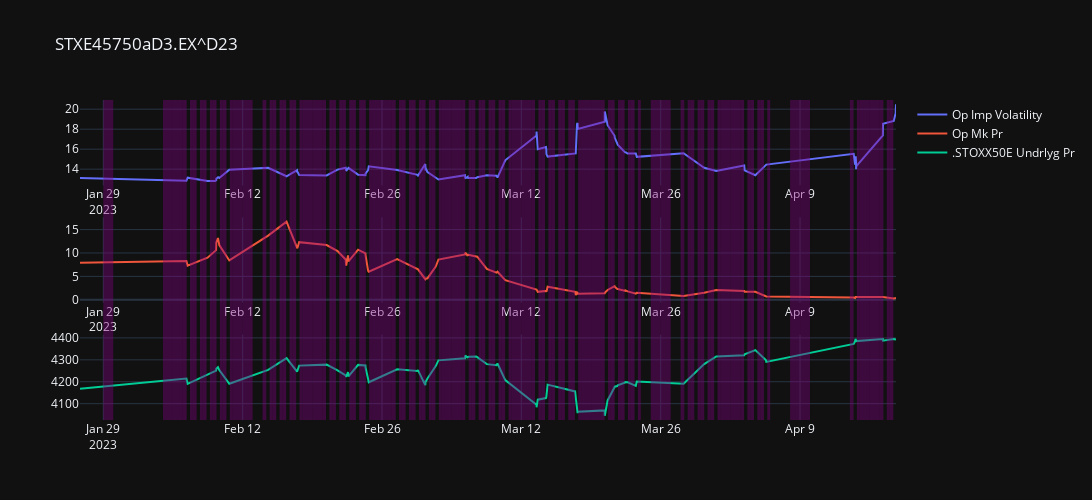

The notebook cell this image was saved under:
### Code cell
IIVNGIPAC_exp_optn_AT_test3.graph(mrkt_exhng_open_time='9:00', mrkt_exhng_close_time='17:00').stack3().fig

### Figure 1 — Plotly figure (JSON) as saved in the notebook; plotly's stock layout.template omitted (floating-point values rounded to 4 significant figures)
{"data": [{"name": "Op Imp Volatility", "type": "scatter", "x": ["2023-01-26T15:50:00", "2023-02-06T08:20:00", "2023-02-06T11:20:00", "2023-02-08T11:20:00", "2023-02-09T08:00:00", "2023-02-09T08:10:00", "2023-02-09T08:20:00", "2023-02-09T12:30:00", "2023-02-09T12:50:00", "2023-02-09T15:40:00", "2023-02-10T15:50:00", "2023-02-14T13:30:00", "2023-02-16T09:50:00", "2023-02-17T11:10:00", "2023-02-17T11:30:00", "2023-02-17T11:50:00", "2023-02-17T16:20:00", "2023-02-20T10:30:00", "2023-02-21T12:50:00", "2023-02-22T08:20:00", "2023-02-22T09:40:00", "2023-02-22T14:00:00", "2023-02-22T15:10:00", "2023-02-23T14:20:00", "2023-02-24T08:00:00", "2023-02-24T08:10:00", "2023-02-24T14:30:00", "2023-02-24T16:10:00", "2023-02-27T12:30:00", "2023-03-01T13:30:00", "2023-03-01T14:50:00", "2023-03-02T08:20:00", "2023-03-02T09:00:00", "2023-03-02T09:10:00", "2023-03-02T13:40:00", "2023-03-03T08:40:00", "2023-03-03T09:30:00", "2023-03-03T16:10:00", "2023-03-06T08:10:00", "2023-03-06T08:40:00", "2023-03-06T14:40:00", "2023-03-06T15:00:00", "2023-03-06T15:10:00", "2023-03-06T15:50:00", "2023-03-07T11:00:00", "2023-03-07T13:40:00", "2023-03-08T12:40:00", "2023-03-09T11:50:00", "2023-03-09T14:30:00", "2023-03-10T09:10:00", "2023-03-13T12:30:00", "2023-03-13T12:40:00", "2023-03-13T15:40:00", "2023-03-14T11:20:00", "2023-03-14T12:10:00", "2023-03-14T12:30:00", "2023-03-14T15:20:00", "2023-03-17T09:30:00", "2023-03-17T11:10:00", "2023-03-17T14:10:00", "2023-03-17T15:40:00", "2023-03-17T16:20:00", "2023-03-20T09:00:00", "2023-03-20T09:10:00", "2023-03-20T16:00:00", "2023-03-21T08:40:00", "2023-03-21T09:00:00", "2023-03-21T15:20:00", "2023-03-21T16:20:00", "2023-03-22T10:30:00", "2023-03-22T10:40:00", "2023-03-22T10:50:00", "2023-03-22T16:20:00", "2023-03-23T12:00:00", "2023-03-23T14:20:00", "2023-03-28T07:10:00", "2023-03-30T08:50:00", "2023-03-31T14:00:00", "2023-04-03T09:20:00", "2023-04-03T09:30:00", "2023-04-03T10:20:00", "2023-04-04T12:10:00", "2023-04-05T13:30:00", "2023-04-05T14:40:00", "2023-04-14T09:10:00", "2023-04-14T12:40:00", "2023-04-14T13:50:00", "2023-04-14T14:20:00", "2023-04-14T14:40:00", "2023-04-14T15:00:00", "2023-04-14T15:10:00", "2023-04-14T15:20:00", "2023-04-17T07:40:00", "2023-04-17T08:00:00", "2023-04-18T09:50:00", "2023-04-18T14:30:00", "2023-04-18T15:20:00"], "xaxis": "x", "y": [13.12, 12.84, 13.14, 12.81, 12.82, 12.81, 13.04, 13.12, 13.19, 13.11, 13.95, 14.13, 13.29, 13.9, 13.76, 13.76, 13.41, 13.37, 13.96, 14.14, 13.83, 14.02, 14.13, 13.45, 13.4, 13.56, 13.9, 14.28, 13.91, 13.43, 13.36, 14.51, 13.88, 14.09, 13.71, 13.18, 13.23, 12.97, 13.39, 13.06, 13.24, 13.16, 13.04, 13.14, 13.11, 13.19, 13.4, 13.34, 13.16, 14.89, 17.37, 17.76, 16.0, 16.22, 15.96, 15.51, 15.26, 15.61, 15.57, 18.51, 18.61, 18.02, 18.75, 19.77, 18.4, 17.34, 17.16, 16.55, 16.46, 15.66, 15.73, 15.72, 15.56, 15.56, 15.23, 15.59, 14.13, 13.82, 14.37, 14.14, 13.87, 13.39, 14.32, 14.46, 15.54, 14.45, 14.61, 15.3, 15.16, 14.69, 14.0, 14.29, 17.38, 18.54, 18.81, 19.61, 20.49], "yaxis": "y"}, {"name": "Op Mk Pr", "type": "scatter", "x": ["2023-01-26T15:50:00", "2023-02-06T08:20:00", "2023-02-06T11:20:00", "2023-02-08T11:20:00", "2023-02-09T08:00:00", "2023-02-09T08:10:00", "2023-02-09T08:20:00", "2023-02-09T12:30:00", "2023-02-09T12:50:00", "2023-02-09T15:40:00", "2023-02-10T15:50:00", "2023-02-14T13:30:00", "2023-02-16T09:50:00", "2023-02-17T11:10:00", "2023-02-17T11:30:00", "2023-02-17T11:50:00", "2023-02-17T16:20:00", "2023-02-20T10:30:00", "2023-02-21T12:50:00", "2023-02-22T08:20:00", "2023-02-22T09:40:00", "2023-02-22T14:00:00", "2023-02-22T15:10:00", "2023-02-23T14:20:00", "2023-02-24T08:00:00", "2023-02-24T08:10:00", "2023-02-24T14:30:00", "2023-02-24T16:10:00", "2023-02-27T12:30:00", "2023-03-01T13:30:00", "2023-03-01T14:50:00", "2023-03-02T08:20:00", "2023-03-02T09:00:00", "2023-03-02T09:10:00", "2023-03-02T13:40:00", "2023-03-03T08:40:00", "2023-03-03T09:30:00", "2023-03-03T16:10:00", "2023-03-06T08:10:00", "2023-03-06T08:40:00", "2023-03-06T14:40:00", "2023-03-06T15:00:00", "2023-03-06T15:10:00", "2023-03-06T15:50:00", "2023-03-07T11:00:00", "2023-03-07T13:40:00", "2023-03-08T12:40:00", "2023-03-09T11:50:00", "2023-03-09T14:30:00", "2023-03-10T09:10:00", "2023-03-13T12:30:00", "2023-03-13T12:40:00", "2023-03-13T15:40:00", "2023-03-14T11:20:00", "2023-03-14T12:10:00", "2023-03-14T12:30:00", "2023-03-14T15:20:00", "2023-03-17T09:30:00", "2023-03-17T11:10:00", "2023-03-17T14:10:00", "2023-03-17T15:40:00", "2023-03-17T16:20:00", "2023-03-20T09:00:00", "2023-03-20T09:10:00", "2023-03-20T16:00:00", "2023-03-21T08:40:00", "2023-03-21T09:00:00", "2023-03-21T15:20:00", "2023-03-21T16:20:00", "2023-03-22T10:30:00", "2023-03-22T10:40:00", "2023-03-22T10:50:00", "2023-03-22T16:20:00", "2023-03-23T12:00:00", "2023-03-23T14:20:00", "2023-03-28T07:10:00", "2023-03-30T08:50:00", "2023-03-31T14:00:00", "2023-04-03T09:20:00", "2023-04-03T09:30:00", "2023-04-03T10:20:00", "2023-04-04T12:10:00", "2023-04-05T13:30:00", "2023-04-05T14:40:00", "2023-04-14T09:10:00", "2023-04-14T12:40:00", "2023-04-14T13:50:00", "2023-04-14T14:20:00", "2023-04-14T14:40:00", "2023-04-14T15:00:00", "2023-04-14T15:10:00", "2023-04-14T15:20:00", "2023-04-17T07:40:00", "2023-04-17T08:00:00", "2023-04-18T09:50:00", "2023-04-18T14:30:00", "2023-04-18T15:20:00"], "xaxis": "x2", "y": [7.9, 8.3, 7.3, 9, 10.6, 11, 12.2, 13.2, 13.1, 11.7, 8.4, 13.7, 16.7, 11.1, 11, 11, 12.3, 11.7, 10.4, 8.6, 7.3, 9.5, 8.2, 10.7, 9.9, 9.6, 6.2, 6, 8.7, 6.4, 6.5, 4.4, 4.4, 4.5, 4.6, 7, 7.1, 8.6, 9.7, 10.1, 9.4, 9.6, 9.6, 9.6, 9.3, 9.2, 6.6, 5.8, 6, 4.2, 2.2, 2.2, 1.7, 1.9, 1.8, 1.7, 2.8, 1.7, 1, 1.6, 1.5, 1.3, 1.4, 1.5, 2.1, 2.9, 2.8, 2.3, 2.3, 1.9, 2, 2, 1.8, 1.3, 1.5, 0.8, 1.5, 2.1, 1.9, 1.8, 1.7, 1.7, 0.8, 0.7, 0.5, 0.4, 0.6, 0.6, 0.6, 0.5, 0.5, 0.5, 0.5, 0.6, 0.3, 0.3, 0.4], "yaxis": "y2"}, {"name": ".STOXX50E Undrlyg Pr", "type": "scatter", "x": ["2023-01-26T15:50:00", "2023-02-06T08:20:00", "2023-02-06T11:20:00", "2023-02-08T11:20:00", "2023-02-09T08:00:00", "2023-02-09T08:10:00", "2023-02-09T08:20:00", "2023-02-09T12:30:00", "2023-02-09T12:50:00", "2023-02-09T15:40:00", "2023-02-10T15:50:00", "2023-02-14T13:30:00", "2023-02-16T09:50:00", "2023-02-17T11:10:00", "2023-02-17T11:30:00", "2023-02-17T11:50:00", "2023-02-17T16:20:00", "2023-02-20T10:30:00", "2023-02-21T12:50:00", "2023-02-22T08:20:00", "2023-02-22T09:40:00", "2023-02-22T14:00:00", "2023-02-22T15:10:00", "2023-02-23T14:20:00", "2023-02-24T08:00:00", "2023-02-24T08:10:00", "2023-02-24T14:30:00", "2023-02-24T16:10:00", "2023-02-27T12:30:00", "2023-03-01T13:30:00", "2023-03-01T14:50:00", "2023-03-02T08:20:00", "2023-03-02T09:00:00", "2023-03-02T09:10:00", "2023-03-02T13:40:00", "2023-03-03T08:40:00", "2023-03-03T09:30:00", "2023-03-03T16:10:00", "2023-03-06T08:10:00", "2023-03-06T08:40:00", "2023-03-06T14:40:00", "2023-03-06T15:00:00", "2023-03-06T15:10:00", "2023-03-06T15:50:00", "2023-03-07T11:00:00", "2023-03-07T13:40:00", "2023-03-08T12:40:00", "2023-03-09T11:50:00", "2023-03-09T14:30:00", "2023-03-10T09:10:00", "2023-03-13T12:30:00", "2023-03-13T12:40:00", "2023-03-13T15:40:00", "2023-03-14T11:20:00", "2023-03-14T12:10:00", "2023-03-14T12:30:00", "2023-03-14T15:20:00", "2023-03-17T09:30:00", "2023-03-17T11:10:00", "2023-03-17T14:10:00", "2023-03-17T15:40:00", "2023-03-17T16:20:00", "2023-03-20T09:00:00", "2023-03-20T09:10:00", "2023-03-20T16:00:00", "2023-03-21T08:40:00", "2023-03-21T09:00:00", "2023-03-21T15:20:00", "2023-03-21T16:20:00", "2023-03-22T10:30:00", "2023-03-22T10:40:00", "2023-03-22T10:50:00", "2023-03-22T16:20:00", "2023-03-23T12:00:00", "2023-03-23T14:20:00", "2023-03-28T07:10:00", "2023-03-30T08:50:00", "2023-03-31T14:00:00", "2023-04-03T09:20:00", "2023-04-03T09:30:00", "2023-04-03T10:20:00", "2023-04-04T12:10:00", "2023-04-05T13:30:00", "2023-04-05T14:40:00", "2023-04-14T09:10:00", "2023-04-14T12:40:00", "2023-04-14T13:50:00", "2023-04-14T14:20:00", "2023-04-14T14:40:00", "2023-04-14T15:00:00", "2023-04-14T15:10:00", "2023-04-14T15:20:00", "2023-04-17T07:40:00", "2023-04-17T08:00:00", "2023-04-18T09:50:00", "2023-04-18T14:30:00", "2023-04-18T15:20:00"], "xaxis": "x3", "y": [4168.0, 4215.0, 4191.0, 4230.0, 4250.0, 4255.0, 4259.0, 4266.0, 4263.0, 4253.0, 4191.0, 4254.0, 4308.0, 4246.0, 4250.0, 4250.0, 4274.0, 4278.0, 4251.0, 4229.0, 4221.0, 4244.0, 4225.0, 4277.0, 4274.0, 4266.0, 4213.0, 4198.0, 4257.0, 4249.0, 4253.0, 4184.0, 4205.0, 4200.0, 4215.0, 4271.0, 4271.0, 4297.0, 4307.0, 4320.0, 4309.0, 4313.0, 4316.0, 4314.0, 4315.0, 4312.0, 4280.0, 4275.0, 4283.0, 4207.0, 4095.0, 4083.0, 4118.0, 4126.0, 4130.0, 4140.0, 4187.0, 4156.0, 4120.0, 4065.0, 4057.0, 4064.0, 4069.0, 4045.0, 4115.0, 4175.0, 4177.0, 4180.0, 4183.0, 4197.0, 4198.0, 4199.0, 4197.0, 4181.0, 4201.0, 4190.0, 4280.0, 4316.0, 4321.0, 4323.0, 4326.0, 4345.0, 4299.0, 4291.0, 4373.0, 4384.0, 4395.0, 4386.0, 4388.0, 4389.0, 4390.0, 4385.0, 4395.0, 4387.0, 4394.0, 4392.0, 4392.0], "yaxis": "y3"}], "layout": {"autosize": false, "height": 500, "shapes": [{"fillcolor": "purple", "line": {"color": "purple", "width": 0}, "opacity": 0.4, "type": "rect", "x0": "2023-02-04T00:00:00", "x1": "2023-02-04T23:59:59", "xref": "x", "y0": 0, "y1": 1, "yref": "paper"}, {"fillcolor": "purple", "line": {"color": "purple", "width": 0}, "opacity": 0.4, "type": "rect", "x0": "2023-01-29T00:00:00", "x1": "2023-01-29T23:59:59", "xref": "x", "y0": 0, "y1": 1, "yref": "paper"}, {"fillcolor": "purple", "line": {"color": "purple", "width": 0}, "opacity": 0.4, "type": "rect", "x0": "2023-02-05T00:00:00", "x1": "2023-02-05T23:59:59", "xref": "x", "y0": 0, "y1": 1, "yref": "paper"}, {"fillcolor": "purple", "line": {"color": "purple", "width": 0}, "opacity": 0.4, "type": "rect", "x0": "2023-02-06T00:00:01", "x1": "2023-02-06T09:00:00", "xref": "x", "y0": 0, "y1": 1, "yref": "paper"}, {"fillcolor": "purple", "line": {"color": "purple", "width": 0}, "opacity": 0.4, "type": "rect", "x0": "2023-02-06T17:00:00", "x1": "2023-02-06T23:59:59", "xref": "x", "y0": 0, "y1": 1, "yref": "paper"}, {"fillcolor": "purple", "line": {"color": "purple", "width": 0}, "opacity": 0.4, "type": "rect", "x0": "2023-02-07T00:00:01", "x1": "2023-02-07T09:00:00", "xref": "x", "y0": 0, "y1": 1, "yref": "paper"}, {"fillcolor": "purple", "line": {"color": "purple", "width": 0}, "opacity": 0.4, "type": "rect", "x0": "2023-02-07T17:00:00", "x1": "2023-02-07T23:59:59", "xref": "x", "y0": 0, "y1": 1, "yref": "paper"}, {"fillcolor": "purple", "line": {"color": "purple", "width": 0}, "opacity": 0.4, "type": "rect", "x0": "2023-02-08T00:00:01", "x1": "2023-02-08T09:00:00", "xref": "x", "y0": 0, "y1": 1, "yref": "paper"}, {"fillcolor": "purple", "line": {"color": "purple", "width": 0}, "opacity": 0.4, "type": "rect", "x0": "2023-02-08T17:00:00", "x1": "2023-02-08T23:59:59", "xref": "x", "y0": 0, "y1": 1, "yref": "paper"}, {"fillcolor": "purple", "line": {"color": "purple", "width": 0}, "opacity": 0.4, "type": "rect", "x0": "2023-02-09T00:00:01", "x1": "2023-02-09T09:00:00", "xref": "x", "y0": 0, "y1": 1, "yref": "paper"}, {"fillcolor": "purple", "line": {"color": "purple", "width": 0}, "opacity": 0.4, "type": "rect", "x0": "2023-02-09T17:00:00", "x1": "2023-02-09T23:59:59", "xref": "x", "y0": 0, "y1": 1, "yref": "paper"}, {"fillcolor": "purple", "line": {"color": "purple", "width": 0}, "opacity": 0.4, "type": "rect", "x0": "2023-02-10T00:00:01", "x1": "2023-02-10T09:00:00", "xref": "x", "y0": 0, "y1": 1, "yref": "paper"}, {"fillcolor": "purple", "line": {"color": "purple", "width": 0}, "opacity": 0.4, "type": "rect", "x0": "2023-02-10T17:00:00", "x1": "2023-02-10T23:59:59", "xref": "x", "y0": 0, "y1": 1, "yref": "paper"}, {"fillcolor": "purple", "line": {"color": "purple", "width": 0}, "opacity": 0.4, "type": "rect", "x0": "2023-02-11T00:00:00", "x1": "2023-02-11T23:59:59", "xref": "x", "y0": 0, "y1": 1, "yref": "paper"}, {"fillcolor": "purple", "line": {"color": "purple", "width": 0}, "opacity": 0.4, "type": "rect", "x0": "2023-02-12T00:00:00", "x1": "2023-02-12T23:59:59", "xref": "x", "y0": 0, "y1": 1, "yref": "paper"}, {"fillcolor": "purple", "line": {"color": "purple", "width": 0}, "opacity": 0.4, "type": "rect", "x0": "2023-02-14T00:00:01", "x1": "2023-02-14T09:00:00", "xref": "x", "y0": 0, "y1": 1, "yref": "paper"}, {"fillcolor": "purple", "line": {"color": "purple", "width": 0}, "opacity": 0.4, "type": "rect", "x0": "2023-02-14T17:00:00", "x1": "2023-02-14T23:59:59", "xref": "x", "y0": 0, "y1": 1, "yref": "paper"}, {"fillcolor": "purple", "line": {"color": "purple", "width": 0}, "opacity": 0.4, "type": "rect", "x0": "2023-02-15T00:00:01", "x1": "2023-02-15T09:00:00", "xref": "x", "y0": 0, "y1": 1, "yref": "paper"}, {"fillcolor": "purple", "line": {"color": "purple", "width": 0}, "opacity": 0.4, "type": "rect", "x0": "2023-02-15T17:00:00", "x1": "2023-02-15T23:59:59", "xref": "x", "y0": 0, "y1": 1, "yref": "paper"}, {"fillcolor": "purple", "line": {"color": "purple", "width": 0}, "opacity": 0.4, "type": "rect", "x0": "2023-02-16T00:00:01", "x1": "2023-02-16T09:00:00", "xref": "x", "y0": 0, "y1": 1, "yref": "paper"}, {"fillcolor": "purple", "line": {"color": "purple", "width": 0}, "opacity": 0.4, "type": "rect", "x0": "2023-02-16T17:00:00", "x1": "2023-02-16T23:59:59", "xref": "x", "y0": 0, "y1": 1, "yref": "paper"}, {"fillcolor": "purple", "line": {"color": "purple", "width": 0}, "opacity": 0.4, "type": "rect", "x0": "2023-02-17T00:00:01", "x1": "2023-02-17T09:00:00", "xref": "x", "y0": 0, "y1": 1, "yref": "paper"}, {"fillcolor": "purple", "line": {"color": "purple", "width": 0}, "opacity": 0.4, "type": "rect", "x0": "2023-02-17T17:00:00", "x1": "2023-02-17T23:59:59", "xref": "x", "y0": 0, "y1": 1, "yref": "paper"}, {"fillcolor": "purple", "line": {"color": "purple", "width": 0}, "opacity": 0.4, "type": "rect", "x0": "2023-02-18T00:00:00", "x1": "2023-02-18T23:59:59", "xref": "x", "y0": 0, "y1": 1, "yref": "paper"}, {"fillcolor": "purple", "line": {"color": "purple", "width": 0}, "opacity": 0.4, "type": "rect", "x0": "2023-02-19T00:00:00", "x1": "2023-02-19T23:59:59", "xref": "x", "y0": 0, "y1": 1, "yref": "paper"}, {"fillcolor": "purple", "line": {"color": "purple", "width": 0}, "opacity": 0.4, "type": "rect", "x0": "2023-02-20T00:00:01", "x1": "2023-02-20T09:00:00", "xref": "x", "y0": 0, "y1": 1, "yref": "paper"}, {"fillcolor": "purple", "line": {"color": "purple", "width": 0}, "opacity": 0.4, "type": "rect", "x0": "2023-02-20T17:00:00", "x1": "2023-02-20T23:59:59", "xref": "x", "y0": 0, "y1": 1, "yref": "paper"}, {"fillcolor": "purple", "line": {"color": "purple", "width": 0}, "opacity": 0.4, "type": "rect", "x0": "2023-02-21T00:00:01", "x1": "2023-02-21T09:00:00", "xref": "x", "y0": 0, "y1": 1, "yref": "paper"}, {"fillcolor": "purple", "line": {"color": "purple", "width": 0}, "opacity": 0.4, "type": "rect", "x0": "2023-02-21T17:00:00", "x1": "2023-02-21T23:59:59", "xref": "x", "y0": 0, "y1": 1, "yref": "paper"}, {"fillcolor": "purple", "line": {"color": "purple", "width": 0}, "opacity": 0.4, "type": "rect", "x0": "2023-02-22T00:00:01", "x1": "2023-02-22T09:00:00", "xref": "x", "y0": 0, "y1": 1, "yref": "paper"}, {"fillcolor": "purple", "line": {"color": "purple", "width": 0}, "opacity": 0.4, "type": "rect", "x0": "2023-02-22T17:00:00", "x1": "2023-02-22T23:59:59", "xref": "x", "y0": 0, "y1": 1, "yref": "paper"}, {"fillcolor": "purple", "line": {"color": "purple", "width": 0}, "opacity": 0.4, "type": "rect", "x0": "2023-02-23T00:00:01", "x1": "2023-02-23T09:00:00", "xref": "x", "y0": 0, "y1": 1, "yref": "paper"}, {"fillcolor": "purple", "line": {"color": "purple", "width": 0}, "opacity": 0.4, "type": "rect", "x0": "2023-02-23T17:00:00", "x1": "2023-02-23T23:59:59", "xref": "x", "y0": 0, "y1": 1, "yref": "paper"}, {"fillcolor": "purple", "line": {"color": "purple", "width": 0}, "opacity": 0.4, "type": "rect", "x0": "2023-02-24T00:00:01", "x1": "2023-02-24T09:00:00", "xref": "x", "y0": 0, "y1": 1, "yref": "paper"}, {"fillcolor": "purple", "line": {"color": "purple", "width": 0}, "opacity": 0.4, "type": "rect", "x0": "2023-02-24T17:00:00", "x1": "2023-02-24T23:59:59", "xref": "x", "y0": 0, "y1": 1, "yref": "paper"}, {"fillcolor": "purple", "line": {"color": "purple", "width": 0}, "opacity": 0.4, "type": "rect", "x0": "2023-02-25T00:00:00", "x1": "2023-02-25T23:59:59", "xref": "x", "y0": 0, "y1": 1, "yref": "paper"}, {"fillcolor": "purple", "line": {"color": "purple", "width": 0}, "opacity": 0.4, "type": "rect", "x0": "2023-02-26T00:00:00", "x1": "2023-02-26T23:59:59", "xref": "x", "y0": 0, "y1": 1, "yref": "paper"}, {"fillcolor": "purple", "line": {"color": "purple", "width": 0}, "opacity": 0.4, "type": "rect", "x0": "2023-02-27T00:00:01", "x1": "2023-02-27T09:00:00", "xref": "x", "y0": 0, "y1": 1, "yref": "paper"}, {"fillcolor": "purple", "line": {"color": "purple", "width": 0}, "opacity": 0.4, "type": "rect", "x0": "2023-02-27T17:00:00", "x1": "2023-02-27T23:59:59", "xref": "x", "y0": 0, "y1": 1, "yref": "paper"}, {"fillcolor": "purple", "line": {"color": "purple", "width": 0}, "opacity": 0.4, "type": "rect", "x0": "2023-02-28T00:00:01", "x1": "2023-02-28T09:00:00", "xref": "x", "y0": 0, "y1": 1, "yref": "paper"}, {"fillcolor": "purple", "line": {"color": "purple", "width": 0}, "opacity": 0.4, "type": "rect", "x0": "2023-02-28T17:00:00", "x1": "2023-02-28T23:59:59", "xref": "x", "y0": 0, "y1": 1, "yref": "paper"}, {"fillcolor": "purple", "line": {"color": "purple", "width": 0}, "opacity": 0.4, "type": "rect", "x0": "2023-03-01T00:00:01", "x1": "2023-03-01T09:00:00", "xref": "x", "y0": 0, "y1": 1, "yref": "paper"}, {"fillcolor": "purple", "line": {"color": "purple", "width": 0}, "opacity": 0.4, "type": "rect", "x0": "2023-03-01T17:00:00", "x1": "2023-03-01T23:59:59", "xref": "x", "y0": 0, "y1": 1, "yref": "paper"}, {"fillcolor": "purple", "line": {"color": "purple", "width": 0}, "opacity": 0.4, "type": "rect", "x0": "2023-03-02T00:00:01", "x1": "2023-03-02T09:00:00", "xref": "x", "y0": 0, "y1": 1, "yref": "paper"}, {"fillcolor": "purple", "line": {"color": "purple", "width": 0}, "opacity": 0.4, "type": "rect", "x0": "2023-03-02T17:00:00", "x1": "2023-03-02T23:59:59", "xref": "x", "y0": 0, "y1": 1, "yref": "paper"}, {"fillcolor": "purple", "line": {"color": "purple", "width": 0}, "opacity": 0.4, "type": "rect", "x0": "2023-03-03T00:00:01", "x1": "2023-03-03T09:00:00", "xref": "x", "y0": 0, "y1": 1, "yref": "paper"}, {"fillcolor": "purple", "line": {"color": "purple", "width": 0}, "opacity": 0.4, "type": "rect", "x0": "2023-03-03T17:00:00", "x1": "2023-03-03T23:59:59", "xref": "x", "y0": 0, "y1": 1, "yref": "paper"}, {"fillcolor": "purple", "line": {"color": "purple", "width": 0}, "opacity": 0.4, "type": "rect", "x0": "2023-03-04T00:00:00", "x1": "2023-03-04T23:59:59", "xref": "x", "y0": 0, "y1": 1, "yref": "paper"}, {"fillcolor": "purple", "line": {"color": "purple", "width": 0}, "opacity": 0.4, "type": "rect", "x0": "2023-03-05T00:00:00", "x1": "2023-03-05T23:59:59", "xref": "x", "y0": 0, "y1": 1, "yref": "paper"}, {"fillcolor": "purple", "line": {"color": "purple", "width": 0}, "opacity": 0.4, "type": "rect", "x0": "2023-03-06T00:00:01", "x1": "2023-03-06T09:00:00", "xref": "x", "y0": 0, "y1": 1, "yref": "paper"}, {"fillcolor": "purple", "line": {"color": "purple", "width": 0}, "opacity": 0.4, "type": "rect", "x0": "2023-03-06T17:00:00", "x1": "2023-03-06T23:59:59", "xref": "x", "y0": 0, "y1": 1, "yref": "paper"}, {"fillcolor": "purple", "line": {"color": "purple", "width": 0}, "opacity": 0.4, "type": "rect", "x0": "2023-03-07T00:00:01", "x1": "2023-03-07T09:00:00", "xref": "x", "y0": 0, "y1": 1, "yref": "paper"}, {"fillcolor": "purple", "line": {"color": "purple", "width": 0}, "opacity": 0.4, "type": "rect", "x0": "2023-03-07T17:00:00", "x1": "2023-03-07T23:59:59", "xref": "x", "y0": 0, "y1": 1, "yref": "paper"}, {"fillcolor": "purple", "line": {"color": "purple", "width": 0}, "opacity": 0.4, "type": "rect", "x0": "2023-03-08T00:00:01", "x1": "2023-03-08T09:00:00", "xref": "x", "y0": 0, "y1": 1, "yref": "paper"}, {"fillcolor": "purple", "line": {"color": "purple", "width": 0}, "opacity": 0.4, "type": "rect", "x0": "2023-03-08T17:00:00", "x1": "2023-03-08T23:59:59", "xref": "x", "y0": 0, "y1": 1, "yref": "paper"}, {"fillcolor": "purple", "line": {"color": "purple", "width": 0}, "opacity": 0.4, "type": "rect", "x0": "2023-03-09T00:00:01", "x1": "2023-03-09T09:00:00", "xref": "x", "y0": 0, "y1": 1, "yref": "paper"}, {"fillcolor": "purple", "line": {"color": "purple", "width": 0}, "opacity": 0.4, "type": "rect", "x0": "2023-03-09T17:00:00", "x1": "2023-03-09T23:59:59", "xref": "x", "y0": 0, "y1": 1, "yref": "paper"}, {"fillcolor": "purple", "line": {"color": "purple", "width": 0}, "opacity": 0.4, "type": "rect", "x0": "2023-03-10T00:00:01", "x1": "2023-03-10T09:00:00", "xref": "x", "y0": 0, "y1": 1, "yref": "paper"}, {"fillcolor": "purple", "line": {"color": "purple", "width": 0}, "opacity": 0.4, "type": "rect", "x0": "2023-03-10T17:00:00", "x1": "2023-03-10T23:59:59", "xref": "x", "y0": 0, "y1": 1, "yref": "paper"}, {"fillcolor": "purple", "line": {"color": "purple", "width": 0}, "opacity": 0.4, "type": "rect", "x0": "2023-03-11T00:00:00", "x1": "2023-03-11T23:59:59", "xref": "x", "y0": 0, "y1": 1, "yref": "paper"}, {"fillcolor": "purple", "line": {"color": "purple", "width": 0}, "opacity": 0.4, "type": "rect", "x0": "2023-03-12T00:00:00", "x1": "2023-03-12T23:59:59", "xref": "x", "y0": 0, "y1": 1, "yref": "paper"}, {"fillcolor": "purple", "line": {"color": "purple", "width": 0}, "opacity": 0.4, "type": "rect", "x0": "2023-03-13T00:00:01", "x1": "2023-03-13T09:00:00", "xref": "x", "y0": 0, "y1": 1, "yref": "paper"}, {"fillcolor": "purple", "line": {"color": "purple", "width": 0}, "opacity": 0.4, "type": "rect", "x0": "2023-03-13T17:00:00", "x1": "2023-03-13T23:59:59", "xref": "x", "y0": 0, "y1": 1, "yref": "paper"}, {"fillcolor": "purple", "line": {"color": "purple", "width": 0}, "opacity": 0.4, "type": "rect", "x0": "2023-03-14T00:00:01", "x1": "2023-03-14T09:00:00", "xref": "x", "y0": 0, "y1": 1, "yref": "paper"}, {"fillcolor": "purple", "line": {"color": "purple", "width": 0}, "opacity": 0.4, "type": "rect", "x0": "2023-03-14T17:00:00", "x1": "2023-03-14T23:59:59", "xref": "x", "y0": 0, "y1": 1, "yref": "paper"}, {"fillcolor": "purple", "line": {"color": "purple", "width": 0}, "opacity": 0.4, "type": "rect", "x0": "2023-03-15T00:00:01", "x1": "2023-03-15T09:00:00", "xref": "x", "y0": 0, "y1": 1, "yref": "paper"}, {"fillcolor": "purple", "line": {"color": "purple", "width": 0}, "opacity": 0.4, "type": "rect", "x0": "2023-03-15T17:00:00", "x1": "2023-03-15T23:59:59", "xref": "x", "y0": 0, "y1": 1, "yref": "paper"}, {"fillcolor": "purple", "line": {"color": "purple", "width": 0}, "opacity": 0.4, "type": "rect", "x0": "2023-03-16T00:00:01", "x1": "2023-03-16T09:00:00", "xref": "x", "y0": 0, "y1": 1, "yref": "paper"}, {"fillcolor": "purple", "line": {"color": "purple", "width": 0}, "opacity": 0.4, "type": "rect", "x0": "2023-03-16T17:00:00", "x1": "2023-03-16T23:59:59", "xref": "x", "y0": 0, "y1": 1, "yref": "paper"}, {"fillcolor": "purple", "line": {"color": "purple", "width": 0}, "opacity": 0.4, "type": "rect", "x0": "2023-03-17T00:00:01", "x1": "2023-03-17T09:00:00", "xref": "x", "y0": 0, "y1": 1, "yref": "paper"}, {"fillcolor": "purple", "line": {"color": "purple", "width": 0}, "opacity": 0.4, "type": "rect", "x0": "2023-03-17T17:00:00", "x1": "2023-03-17T23:59:59", "xref": "x", "y0": 0, "y1": 1, "yref": "paper"}, {"fillcolor": "purple", "line": {"color": "purple", "width": 0}, "opacity": 0.4, "type": "rect", "x0": "2023-03-18T00:00:00", "x1": "2023-03-18T23:59:59", "xref": "x", "y0": 0, "y1": 1, "yref": "paper"}, {"fillcolor": "purple", "line": {"color": "purple", "width": 0}, "opacity": 0.4, "type": "rect", "x0": "2023-03-19T00:00:00", "x1": "2023-03-19T23:59:59", "xref": "x", "y0": 0, "y1": 1, "yref": "paper"}, {"fillcolor": "purple", "line": {"color": "purple", "width": 0}, "opacity": 0.4, "type": "rect", "x0": "2023-03-20T00:00:01", "x1": "2023-03-20T09:00:00", "xref": "x", "y0": 0, "y1": 1, "yref": "paper"}, {"fillcolor": "purple", "line": {"color": "purple", "width": 0}, "opacity": 0.4, "type": "rect", "x0": "2023-03-20T17:00:00", "x1": "2023-03-20T23:59:59", "xref": "x", "y0": 0, "y1": 1, "yref": "paper"}, {"fillcolor": "purple", "line": {"color": "purple", "width": 0}, "opacity": 0.4, "type": "rect", "x0": "2023-03-21T00:00:01", "x1": "2023-03-21T09:00:00", "xref": "x", "y0": 0, "y1": 1, "yref": "paper"}, {"fillcolor": "purple", "line": {"color": "purple", "width": 0}, "opacity": 0.4, "type": "rect", "x0": "2023-03-21T17:00:00", "x1": "2023-03-21T23:59:59", "xref": "x", "y0": 0, "y1": 1, "yref": "paper"}, {"fillcolor": "purple", "line": {"color": "purple", "width": 0}, "opacity": 0.4, "type": "rect", "x0": "2023-03-22T00:00:01", "x1": "2023-03-22T09:00:00", "xref": "x", "y0": 0, "y1": 1, "yref": "paper"}, {"fillcolor": "purple", "line": {"color": "purple", "width": 0}, "opacity": 0.4, "type": "rect", "x0": "2023-03-22T17:00:00", "x1": "2023-03-22T23:59:59", "xref": "x", "y0": 0, "y1": 1, "yref": "paper"}, {"fillcolor": "purple", "line": {"color": "purple", "width": 0}, "opacity": 0.4, "type": "rect", "x0": "2023-03-23T00:00:01", "x1": "2023-03-23T09:00:00", "xref": "x", "y0": 0, "y1": 1, "yref": "paper"}, {"fillcolor": "purple", "line": {"color": "purple", "width": 0}, "opacity": 0.4, "type": "rect", "x0": "2023-03-23T17:00:00", "x1": "2023-03-23T23:59:59", "xref": "x", "y0": 0, "y1": 1, "yref": "paper"}, {"fillcolor": "purple", "line": {"color": "purple", "width": 0}, "opacity": 0.4, "type": "rect", "x0": "2023-03-25T00:00:00", "x1": "2023-03-25T23:59:59", "xref": "x", "y0": 0, "y1": 1, "yref": "paper"}, {"fillcolor": "purple", "line": {"color": "purple", "width": 0}, "opacity": 0.4, "type": "rect", "x0": "2023-03-26T00:00:00", "x1": "2023-03-26T23:59:59", "xref": "x", "y0": 0, "y1": 1, "yref": "paper"}, {"fillcolor": "purple", "line": {"color": "purple", "width": 0}, "opacity": 0.4, "type": "rect", "x0": "2023-03-28T00:00:01", "x1": "2023-03-28T09:00:00", "xref": "x", "y0": 0, "y1": 1, "yref": "paper"}, {"fillcolor": "purple", "line": {"color": "purple", "width": 0}, "opacity": 0.4, "type": "rect", "x0": "2023-03-28T17:00:00", "x1": "2023-03-28T23:59:59", "xref": "x", "y0": 0, "y1": 1, "yref": "paper"}, {"fillcolor": "purple", "line": {"color": "purple", "width": 0}, "opacity": 0.4, "type": "rect", "x0": "2023-03-29T00:00:01", "x1": "2023-03-29T09:00:00", "xref": "x", "y0": 0, "y1": 1, "yref": "paper"}, {"fillcolor": "purple", "line": {"color": "purple", "width": 0}, "opacity": 0.4, "type": "rect", "x0": "2023-03-29T17:00:00", "x1": "2023-03-29T23:59:59", "xref": "x", "y0": 0, "y1": 1, "yref": "paper"}, {"fillcolor": "purple", "line": {"color": "purple", "width": 0}, "opacity": 0.4, "type": "rect", "x0": "2023-03-30T00:00:01", "x1": "2023-03-30T09:00:00", "xref": "x", "y0": 0, "y1": 1, "yref": "paper"}, {"fillcolor": "purple", "line": {"color": "purple", "width": 0}, "opacity": 0.4, "type": "rect", "x0": "2023-03-30T17:00:00", "x1": "2023-03-30T23:59:59", "xref": "x", "y0": 0, "y1": 1, "yref": "paper"}, {"fillcolor": "purple", "line": {"color": "purple", "width": 0}, "opacity": 0.4, "type": "rect", "x0": "2023-03-31T00:00:01", "x1": "2023-03-31T09:00:00", "xref": "x", "y0": 0, "y1": 1, "yref": "paper"}, {"fillcolor": "purple", "line": {"color": "purple", "width": 0}, "opacity": 0.4, "type": "rect", "x0": "2023-03-31T17:00:00", "x1": "2023-03-31T23:59:59", "xref": "x", "y0": 0, "y1": 1, "yref": "paper"}, {"fillcolor": "purple", "line": {"color": "purple", "width": 0}, "opacity": 0.4, "type": "rect", "x0": "2023-04-01T00:00:00", "x1": "2023-04-01T23:59:59", "xref": "x", "y0": 0, "y1": 1, "yref": "paper"}, {"fillcolor": "purple", "line": {"color": "purple", "width": 0}, "opacity": 0.4, "type": "rect", "x0": "2023-04-02T00:00:00", "x1": "2023-04-02T23:59:59", "xref": "x", "y0": 0, "y1": 1, "yref": "paper"}, {"fillcolor": "purple", "line": {"color": "purple", "width": 0}, "opacity": 0.4, "type": "rect", "x0": "2023-04-03T00:00:01", "x1": "2023-04-03T09:00:00", "xref": "x", "y0": 0, "y1": 1, "yref": "paper"}, {"fillcolor": "purple", "line": {"color": "purple", "width": 0}, "opacity": 0.4, "type": "rect", "x0": "2023-04-03T17:00:00", "x1": "2023-04-03T23:59:59", "xref": "x", "y0": 0, "y1": 1, "yref": "paper"}, {"fillcolor": "purple", "line": {"color": "purple", "width": 0}, "opacity": 0.4, "type": "rect", "x0": "2023-04-04T00:00:01", "x1": "2023-04-04T09:00:00", "xref": "x", "y0": 0, "y1": 1, "yref": "paper"}, {"fillcolor": "purple", "line": {"color": "purple", "width": 0}, "opacity": 0.4, "type": "rect", "x0": "2023-04-04T17:00:00", "x1": "2023-04-04T23:59:59", "xref": "x", "y0": 0, "y1": 1, "yref": "paper"}, {"fillcolor": "purple", "line": {"color": "purple", "width": 0}, "opacity": 0.4, "type": "rect", "x0": "2023-04-05T00:00:01", "x1": "2023-04-05T09:00:00", "xref": "x", "y0": 0, "y1": 1, "yref": "paper"}, {"fillcolor": "purple", "line": {"color": "purple", "width": 0}, "opacity": 0.4, "type": "rect", "x0": "2023-04-05T17:00:00", "x1": "2023-04-05T23:59:59", "xref": "x", "y0": 0, "y1": 1, "yref": "paper"}, {"fillcolor": "purple", "line": {"color": "purple", "width": 0}, "opacity": 0.4, "type": "rect", "x0": "2023-04-08T00:00:00", "x1": "2023-04-08T23:59:59", "xref": "x", "y0": 0, "y1": 1, "yref": "paper"}, {"fillcolor": "purple", "line": {"color": "purple", "width": 0}, "opacity": 0.4, "type": "rect", "x0": "2023-04-09T00:00:00", "x1": "2023-04-09T23:59:59", "xref": "x", "y0": 0, "y1": 1, "yref": "paper"}, {"fillcolor": "purple", "line": {"color": "purple", "width": 0}, "opacity": 0.4, "type": "rect", "x0": "2023-04-14T00:00:01", "x1": "2023-04-14T09:00:00", "xref": "x", "y0": 0, "y1": 1, "yref": "paper"}, {"fillcolor": "purple", "line": {"color": "purple", "width": 0}, "opacity": 0.4, "type": "rect", "x0": "2023-04-14T17:00:00", "x1": "2023-04-14T23:59:59", "xref": "x", "y0": 0, "y1": 1, "yref": "paper"}, {"fillcolor": "purple", "line": {"color": "purple", "width": 0}, "opacity": 0.4, "type": "rect", "x0": "2023-04-15T00:00:00", "x1": "2023-04-15T23:59:59", "xref": "x", "y0": 0, "y1": 1, "yref": "paper"}, {"fillcolor": "purple", "line": {"color": "purple", "width": 0}, "opacity": 0.4, "type": "rect", "x0": "2023-04-16T00:00:00", "x1": "2023-04-16T23:59:59", "xref": "x", "y0": 0, "y1": 1, "yref": "paper"}, {"fillcolor": "purple", "line": {"color": "purple", "width": 0}, "opacity": 0.4, "type": "rect", "x0": "2023-04-17T00:00:01", "x1": "2023-04-17T09:00:00", "xref": "x", "y0": 0, "y1": 1, "yref": "paper"}, {"fillcolor": "purple", "line": {"color": "purple", "width": 0}, "opacity": 0.4, "type": "rect", "x0": "2023-04-17T17:00:00", "x1": "2023-04-17T23:59:59", "xref": "x", "y0": 0, "y1": 1, "yref": "paper"}, {"fillcolor": "purple", "line": {"color": "purple", "width": 0}, "opacity": 0.4, "type": "rect", "x0": "2023-04-18T00:00:01", "x1": "2023-04-18T09:00:00", "xref": "x", "y0": 0, "y1": 1, "yref": "paper"}], "title": {"text": "STXE45750aD3.EX^D23"}, "width": 1300, "xaxis": {"anchor": "y", "domain": [0, 1], "rangeslider": {"visible": false}}, "xaxis2": {"anchor": "y2", "domain": [0, 1]}, "xaxis3": {"anchor": "y3", "domain": [0, 1]}, "yaxis": {"anchor": "x", "domain": [0.7333, 1]}, "yaxis2": {"anchor": "x2", "domain": [0.3667, 0.6333]}, "yaxis3": {"anchor": "x3", "domain": [0, 0.2667]}}}
